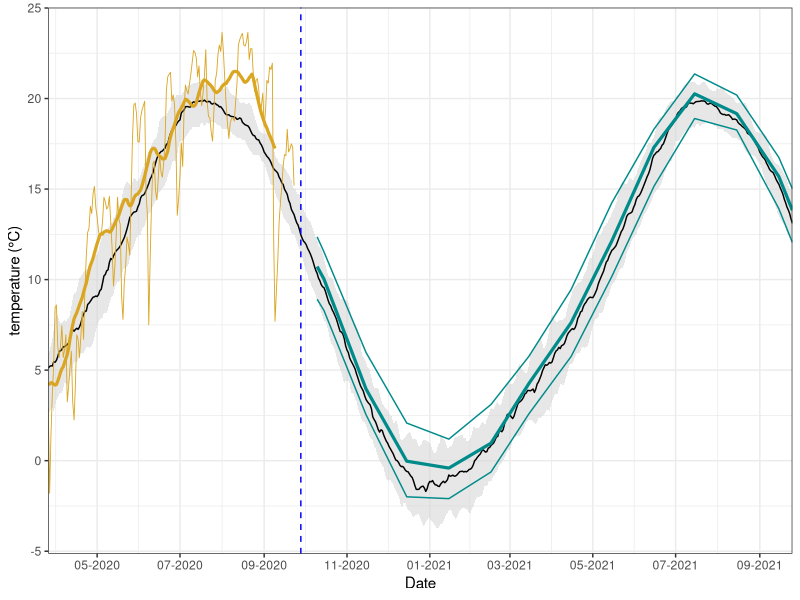
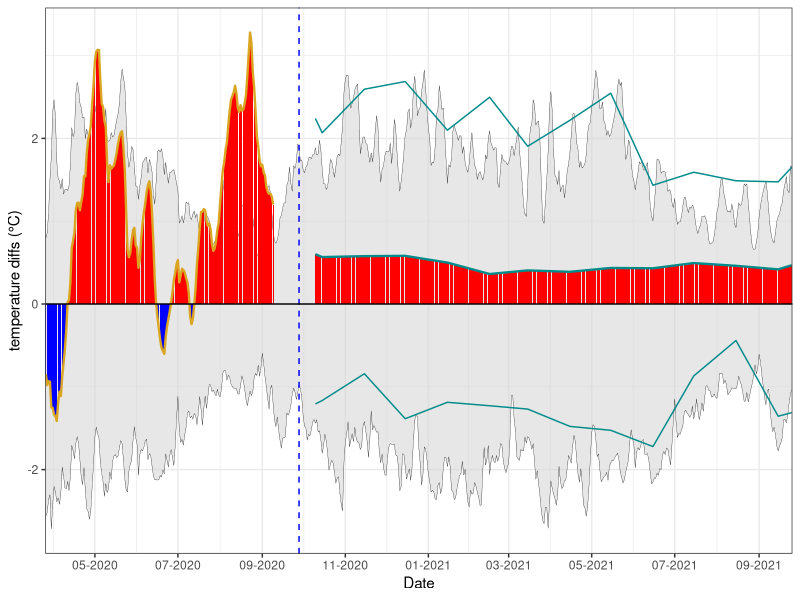
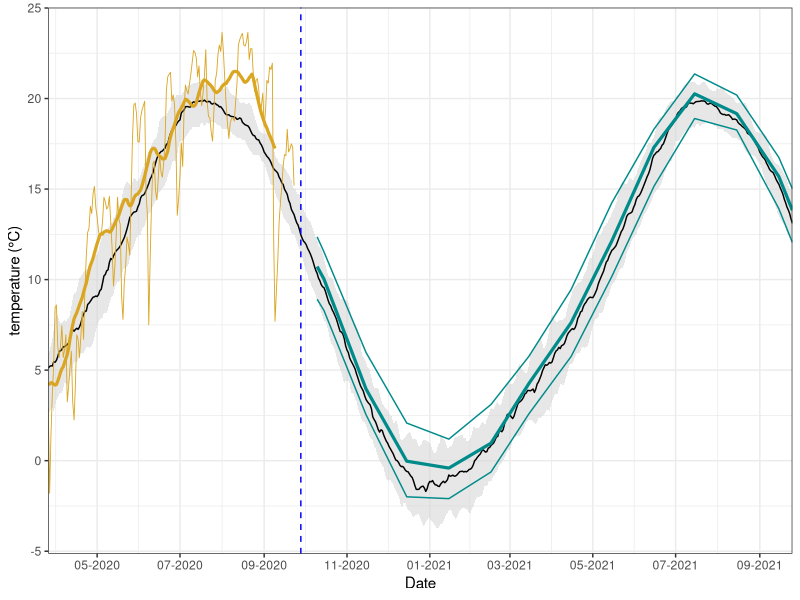
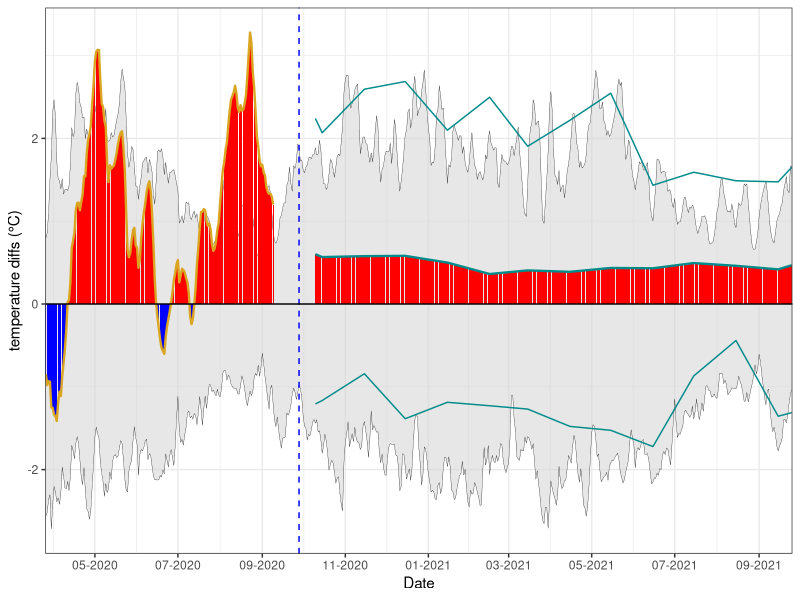

Write R code to recreate these figures, in order.
library(ggplot2)
AllVarData <- read.csv('ExampleData/AllVarData.csv', stringsAsFactors = FALSE)
lastWeatherDate <- read.csv('ExampleData/lastWeatherDate.csv')
lastWeatherDate <- as.Date(lastWeatherDate[,1])
AllVarData$Date <- as.Date(AllVarData$Date)
indx <- grep('avg_C', names(AllVarData))
TempData <- AllVarData[,c(1,indx)]
######################################################################################
################# PREP --------------------------------------------------------------- 
######################################################################################
TempData$Type2 <- ifelse(TempData$NearFut.avg_C.Diffs.Med > 0, 'pos', 'neg')
TempData$Type <- ifelse(TempData$RecentPast.avg_C.Diffs.Med > 0, 'pos', 'neg')

######################################################################################
################# Plotting Begins ---------------------------------------------------
######################################################################################

Panel1 <- ggplot() +
  #  climatological historical daily median & quantiles
  geom_ribbon(data = TempData, aes(x = Date, y = avg_C_rollmean.med, 
                                                 ymin = avg_C_rollmean.10, ymax = avg_C_rollmean.90,  alpha=0.1), fill = 'lightgrey') +
  geom_line(data = TempData, aes(Date, avg_C_rollmean.med),  color = 'black') +
  
  # recent past dailys
  geom_line(data = TempData, aes(Date, RecentPast.avg_C.mean.med), color = 'goldenrod', size = .3) +
  # recent past median
  geom_line(data = TempData, aes(Date, RecentPast.avg_C_rollmean.med), color = 'goldenrod', size = 1.1) +
  
  # future quantiles & median 
  geom_line(data = TempData, aes(Date, NearFut.avg_C.mean.10), color = 'darkcyan')  + 
  geom_line(data = TempData, aes(Date, NearFut.avg_C.mean.90), color = 'darkcyan')  +
  geom_line(data = TempData, aes(Date, NearFut.avg_C.mean.med), color = 'darkcyan', size = 1.1)  +
  
  # theme
  theme_bw() +
  theme(legend.position = 'bottom',
        legend.direction = "horizontal") +
  guides(alpha = FALSE) +
  #scale_color_manual(name = '', values = c('darkcyan', 'black', 'darkgoldenrod3')) +
  geom_vline(xintercept = as.Date(Sys.time()), color = 'darkorchid3') +
  geom_vline(xintercept = as.Date(lastWeatherDate), color = 'blue', lty = 'dashed') +
  
  scale_x_date(date_breaks = "2 months", date_labels = "%m-%Y", expand = c(0,0)) +
  labs(y = 'temperature (°C)')

suppressWarnings(plot(Panel1))
ggsave('figureCode/presentationFigs/savedFigs/Temp_Absolute_NewVersion.png', height = 4, width = 8)

# Panel 2 ----------------------------------------------------------------------------
Panel2 <- ggplot() + 
  
  # 0 line and 10 - 90% for the historical -----
geom_ribbon(data = TempData, aes(Date, ymin = avg_C_roll.10.diff, 
                                               ymax = avg_C_roll.90.diff, alpha=0.01), fill = 'lightgrey') +
  geom_line(data = TempData, aes(Date, avg_C_roll.10.diff), size = .1, color = 'black') +
  geom_line(data = TempData, aes(Date,  avg_C_roll.90.diff), size = .1, color = 'black') +
  
  # Observed Differences from past as bars -----
geom_bar(data = TempData, aes(Date, RecentPast.avg_C.Diffs.Med, fill = Type), stat = "identity", size = .1) +
  geom_bar(data = TempData, aes(Date, NearFut.avg_C.Diffs.Med, fill = Type2), stat = "identity", size = .1) +
  
  # thick line of differences
  geom_line(data = TempData, aes(Date, RecentPast.avg_C.Diffs.Med), color = 'goldenrod', size = .8) +
  geom_line(data = TempData, aes(Date, NearFut.avg_C.Diffs.Med), color = 'darkcyan', size = .8) +
  
  # 10 and 90 future diffs
  geom_line(data = TempData, aes(Date, NearFut.avg_C.Diffs.10), color = 'darkcyan')  + 
  geom_line(data = TempData, aes(Date, NearFut.avg_C.Diffs.90), color = 'darkcyan')  +
  
  # theme
  geom_vline(xintercept = as.Date(Sys.time()), color = 'darkorchid3') +
  geom_vline(xintercept = as.Date(lastWeatherDate), color = 'blue', lty = 'dashed') +
  
  geom_hline(yintercept = 0) +
  
  theme_bw() + theme(legend.position = "none")  +
  scale_fill_manual(values = c('blue', 'red')) +
  scale_x_date(date_breaks = "2 months", date_labels = "%m-%Y", expand = c(0,0)) +
  #scale_color_manual(values = c('darkcyan', 'darkgoldenrod3')) +
  labs(y = 'temperature diffs (°C)')

suppressWarnings(plot(Panel2))
ggsave('figureCode/presentationFigs/savedFigs/Temp_Diffs_NewVersion2.png', height = 4, width = 8)

